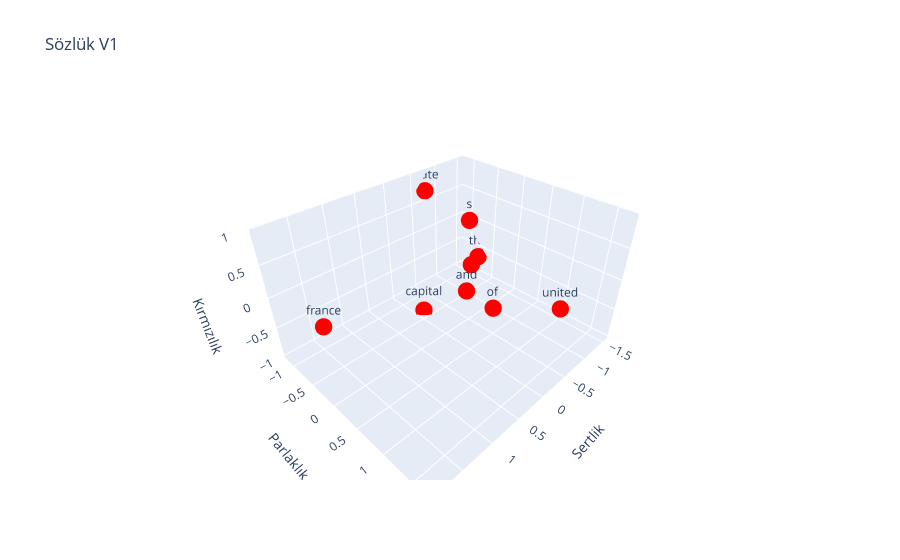

Write notebook code for a chart like this one.
### Code cell
sentences = [
  {
    "words": meanings.detach().numpy(),
    "labels": tokenizer.tokenize(sentence),
    "color": "red",
  },
]
plot_dots(sentences, "Sözlük V1")

### Figure 1 — Plotly figure (JSON) as saved in the notebook; plotly's stock layout.template omitted (floating-point values rounded to 4 significant figures)
{"data": [{"hoverinfo": "text", "marker": {"color": "red", "size": 6}, "mode": "markers+text", "text": ["the", " ", "capital", " ", "of", " ", "united", " ", "state", "s", " ", "and", " ", "the", " ", "capital", " ", "of", " ", "france"], "type": "scatter3d", "x": [-1.526, -0.7448, -0.1002, -0.7448, -0.7121, -0.7448, -0.2223, -0.7448, -0.697, -0.07983, -0.7448, -0.111, -0.7448, -1.526, -0.7448, -0.1002, -0.7448, -0.7121, -0.7448, 1.879], "y": [-0.7502, -0.2022, -0.6092, -0.2022, 0.3037, -0.2022, 1.687, -0.2022, -1.161, 0.3417, -0.2022, 0.2927, -0.2022, -0.7502, -0.2022, -0.6092, -0.2022, 0.3037, -0.2022, -0.07213], "z": [-0.654, -0.2297, -0.9798, -0.2297, -0.7773, -0.2297, 0.2284, -0.2297, 0.6995, 0.9488, -0.2297, -0.1578, -0.2297, -0.654, -0.2297, -0.9798, -0.2297, -0.7773, -0.2297, 0.1578]}], "layout": {"scene": {"xaxis": {"title": {"text": "Sertlik"}}, "yaxis": {"title": {"text": "Parlaklık"}}, "zaxis": {"title": {"text": "Kırmızılık"}}}, "title": {"text": "Sözlük V1"}}}
